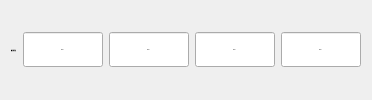
            <widget class="QGroupBox" name="groupBox_55">
             <property name="styleSheet">
              <string notr="true">QGroupBox {
    border: none
}
</string>
             </property>
             <property name="title">
              <string/>
             </property>
             <layout class="QHBoxLayout" name="horizontalLayout_51">
              <item>
               <widget class="QLabel" name="label_45">
                <property name="font">
                 <font>
                  <family>Microsoft YaHei</family>
                  <pointsize>-1</pointsize>
                  <bold>true</bold>
                 </font>
                </property>
                <property name="text">
                 <string>测试寄存器</string>
                </property>
               </widget>
              </item>
              <item>
               <widget class="QLineEdit" name="lineEdit_43">
                <property name="sizePolicy">
                 <sizepolicy hsizetype="Fixed" vsizetype="Fixed">
                  <horstretch>0</horstretch>
                  <verstretch>0</verstretch>
                 </sizepolicy>
                </property>
                <property name="minimumSize">
                 <size>
                  <width>80</width>
                  <height>35</height>
                 </size>
                </property>
                <property name="maximumSize">
                 <size>
                  <width>80</width>
                  <height>35</height>
                 </size>
                </property>
                <property name="font">
                 <font>
                  <family>Microsoft YaHei</family>
                  <pointsize>-1</pointsize>
                 </font>
                </property>
                <property name="text">
                 <string>999.9</string>
                </property>
                <property name="alignment">
                 <set>Qt::AlignCenter</set>
                </property>
                <property name="readOnly">
                 <bool>true</bool>
                </property>
               </widget>
              </item>
              <item>
               <widget class="QLineEdit" name="lineEdit_44">
                <property name="sizePolicy">
                 <sizepolicy hsizetype="Fixed" vsizetype="Fixed">
                  <horstretch>0</horstretch>
                  <verstretch>0</verstretch>
                 </sizepolicy>
                </property>
                <property name="minimumSize">
                 <size>
                  <width>80</width>
                  <height>35</height>
                 </size>
                </property>
                <property name="maximumSize">
                 <size>
                  <width>80</width>
                  <height>35</height>
                 </size>
                </property>
                <property name="font">
                 <font>
                  <family>Microsoft YaHei</family>
                  <pointsize>-1</pointsize>
                 </font>
                </property>
                <property name="text">
                 <string>999.9</string>
                </property>
                <property name="alignment">
                 <set>Qt::AlignCenter</set>
                </property>
                <property name="readOnly">
                 <bool>true</bool>
                </property>
               </widget>
              </item>
              <item>
               <widget class="QLineEdit" name="lineEdit_45">
                <property name="sizePolicy">
                 <sizepolicy hsizetype="Fixed" vsizetype="Fixed">
                  <horstretch>0</horstretch>
                  <verstretch>0</verstretch>
                 </sizepolicy>
                </property>
                <property name="minimumSize">
                 <size>
                  <width>80</width>
                  <height>35</height>
                 </size>
                </property>
                <property name="maximumSize">
                 <size>
                  <width>80</width>
                  <height>35</height>
                 </size>
                </property>
                <property name="font">
                 <font>
                  <family>Microsoft YaHei</family>
                  <pointsize>-1</pointsize>
                 </font>
                </property>
                <property name="text">
                 <string>999.9</string>
                </property>
                <property name="alignment">
                 <set>Qt::AlignCenter</set>
                </property>
                <property name="readOnly">
                 <bool>true</bool>
                </property>
               </widget>
              </item>
              <item>
               <widget class="QLineEdit" name="lineEdit_47">
                <property name="sizePolicy">
                 <sizepolicy hsizetype="Fixed" vsizetype="Fixed">
                  <horstretch>0</horstretch>
                  <verstretch>0</verstretch>
                 </sizepolicy>
                </property>
                <property name="minimumSize">
                 <size>
                  <width>80</width>
                  <height>35</height>
                 </size>
                </property>
                <property name="maximumSize">
                 <size>
                  <width>80</width>
                  <height>35</height>
                 </size>
                </property>
                <property name="font">
                 <font>
                  <family>Microsoft YaHei</family>
                  <pointsize>-1</pointsize>
                 </font>
                </property>
                <property name="text">
                 <string>999.9</string>
                </property>
                <property name="alignment">
                 <set>Qt::AlignCenter</set>
                </property>
                <property name="readOnly">
                 <bool>true</bool>
                </property>
               </widget>
              </item>
             </layout>
            </widget>
